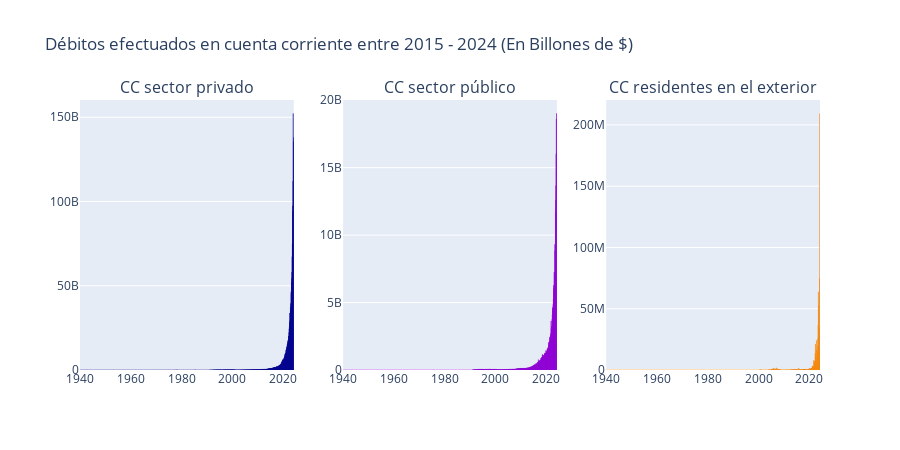

Notebook cell for this chart:
### Markdown cell above
### Evolución de los débitos efectuados entre 1940 - 2024 según el tipo de cuenta bancaria

### Code cell
fig_cuenta_corriente= make_subplots(
                                   rows=1, cols=3,
                                   subplot_titles=(
                                                   "CC sector privado",
                                                   "CC sector público",
                                                   "CC residentes en el exterior"
                                    )
                        )

fig_vol_deb_sector_private = px.bar(historial_depositos, x="Mes-Año", y="CC del sector privado")
fig_vol_deb_sector_private.update_traces(marker=dict(line=dict(color='Darkblue')))
fig_cuenta_corriente.add_trace(fig_vol_deb_sector_private.data[0], row=1, col=1)

fig_vol_deb_sector_public = px.bar(historial_depositos, x="Mes-Año", y="CC del sector público")
fig_vol_deb_sector_public.update_traces(marker=dict(line=dict(color='Darkviolet')))
fig_cuenta_corriente.add_trace(fig_vol_deb_sector_public.data[0], row=1, col=2)

fig_vol_deb_resident_exter = px.bar(historial_depositos, x="Mes-Año", y="CC de residentes en el exterior")
fig_vol_deb_resident_exter.update_traces(marker=dict(line=dict(color='Darkorange')))
fig_cuenta_corriente.add_trace(fig_vol_deb_resident_exter.data[0], row=1, col=3)

fig_cuenta_corriente.update_layout(
                  title_text="Débitos efectuados en cuenta corriente entre 2015 - 2024 (En Billones de $)",
                  showlegend=True,
                  height=450
)

fig_cuenta_corriente.show()

### Figure 1 — Plotly figure (JSON) as saved in the notebook; plotly's stock layout.template omitted (floating-point values rounded to 4 significant figures; data arrays with more than 128 entries replaced by an {"elided": "..."} marker saying what was removed)
{"data": [{"alignmentgroup": "True", "hovertemplate": "Mes-Año=%{x}<br>CC del sector privado=%{y}<extra></extra>", "legendgroup": "", "marker": {"color": "#636efa", "line": {"color": "Darkblue"}, "pattern": {"shape": ""}}, "name": "", "offsetgroup": "", "orientation": "v", "showlegend": false, "textposition": "auto", "type": "bar", "x": {"elided": "1011 str values"}, "xaxis": "x", "y": {"elided": "1011 float values"}, "yaxis": "y"}, {"alignmentgroup": "True", "hovertemplate": "Mes-Año=%{x}<br>CC del sector público=%{y}<extra></extra>", "legendgroup": "", "marker": {"color": "#636efa", "line": {"color": "Darkviolet"}, "pattern": {"shape": ""}}, "name": "", "offsetgroup": "", "orientation": "v", "showlegend": false, "textposition": "auto", "type": "bar", "x": {"elided": "1011 str values"}, "xaxis": "x2", "y": {"elided": "1011 float values"}, "yaxis": "y2"}, {"alignmentgroup": "True", "hovertemplate": "Mes-Año=%{x}<br>CC de residentes en el exterior=%{y}<extra></extra>", "legendgroup": "", "marker": {"color": "#636efa", "line": {"color": "Darkorange"}, "pattern": {"shape": ""}}, "name": "", "offsetgroup": "", "orientation": "v", "showlegend": false, "textposition": "auto", "type": "bar", "x": {"elided": "1011 str values"}, "xaxis": "x3", "y": {"elided": "1011 int values"}, "yaxis": "y3"}], "layout": {"annotations": [{"font": {"size": 16}, "showarrow": false, "text": "CC sector privado", "x": 0.1444, "xanchor": "center", "xref": "paper", "y": 1, "yanchor": "bottom", "yref": "paper"}, {"font": {"size": 16}, "showarrow": false, "text": "CC sector público", "x": 0.5, "xanchor": "center", "xref": "paper", "y": 1, "yanchor": "bottom", "yref": "paper"}, {"font": {"size": 16}, "showarrow": false, "text": "CC residentes en el exterior", "x": 0.8556, "xanchor": "center", "xref": "paper", "y": 1, "yanchor": "bottom", "yref": "paper"}], "height": 450, "showlegend": true, "title": {"text": "Débitos efectuados en cuenta corriente entre 2015 - 2024 (En Billones de $)"}, "xaxis": {"anchor": "y", "domain": [0, 0.2889]}, "xaxis2": {"anchor": "y2", "domain": [0.3556, 0.6444]}, "xaxis3": {"anchor": "y3", "domain": [0.7111, 1]}, "yaxis": {"anchor": "x", "domain": [0, 1]}, "yaxis2": {"anchor": "x2", "domain": [0, 1]}, "yaxis3": {"anchor": "x3", "domain": [0, 1]}}}
